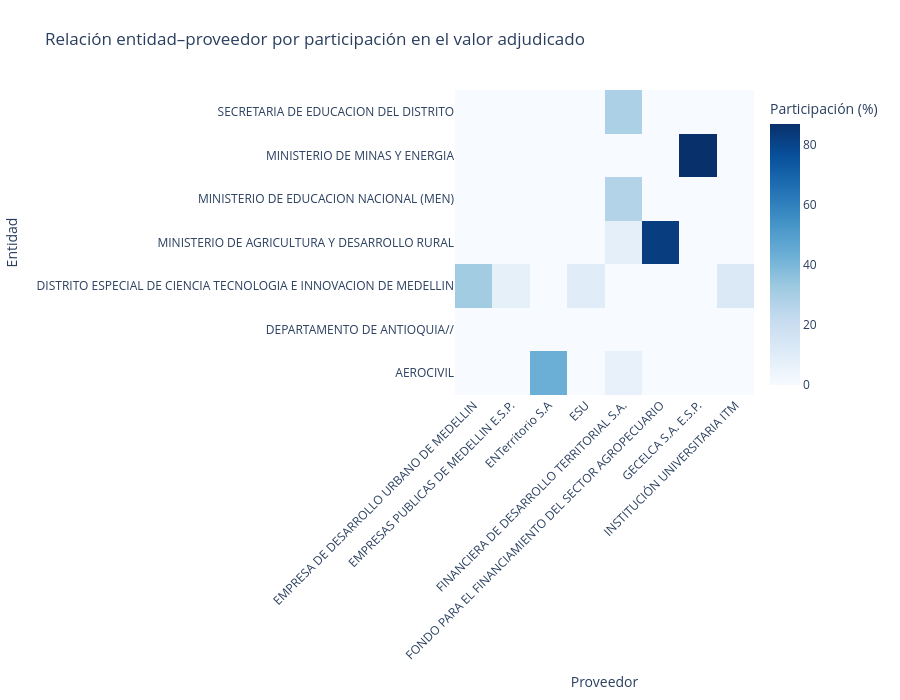

Write notebook code for a chart like this one.
### Code cell
# Entidades y proveedores con mayor valor
top_entidades = (
    relaciones_ep
    .groupby("entidad")["valor_adjudicado"]
    .sum()
    .nlargest(10)
    .index
)

top_proveedores = (
    relaciones_ep
    .groupby("proveedor")["valor_adjudicado"]
    .sum()
    .nlargest(12)
    .index
)

# Matriz de participación
matriz_relaciones = (
    relaciones_ep[
        relaciones_ep["entidad"].isin(top_entidades)
        & relaciones_ep["proveedor"].isin(top_proveedores)
    ]
    .pivot_table(
        index="entidad",
        columns="proveedor",
        values="participacion_entidad_pct",
        aggfunc="sum",
        fill_value=0
    )
)

fig = go.Figure(
    go.Heatmap(
        z=matriz_relaciones.values,
        x=matriz_relaciones.columns,
        y=matriz_relaciones.index,
        colorscale="Blues",
        colorbar={
            "title": "Participación (%)"
        },
        hovertemplate=(
            "<b>Entidad:</b> %{y}<br>"
            "<b>Proveedor:</b> %{x}<br>"
            "<b>Participación:</b> %{z:.2f}%"
            "<extra></extra>"
        )
    )
)

fig.update_layout(
    title=(
        "Relación entidad–proveedor por participación "
        "en el valor adjudicado"
    ),
    xaxis_title="Proveedor",
    yaxis_title="Entidad",
    height=700,
    template="plotly_white",
    margin=dict(
        l=220,
        r=50,
        t=90,
        b=230
    )
)

fig.update_xaxes(tickangle=-45)

fig.show()

### Figure 1 — Plotly figure (JSON) as saved in the notebook; plotly's stock layout.template omitted (floating-point values rounded to 4 significant figures)
{"data": [{"colorbar": {"title": {"text": "Participación (%)"}}, "colorscale": [[0, "rgb(247,251,255)"], [0.125, "rgb(222,235,247)"], [0.25, "rgb(198,219,239)"], [0.375, "rgb(158,202,225)"], [0.5, "rgb(107,174,214)"], [0.625, "rgb(66,146,198)"], [0.75, "rgb(33,113,181)"], [0.875, "rgb(8,81,156)"], [1, "rgb(8,48,107)"]], "hovertemplate": "<b>Entidad:</b> %{y}<br><b>Proveedor:</b> %{x}<br><b>Participación:</b> %{z:.2f}%<extra></extra>", "type": "heatmap", "x": ["EMPRESA DE DESARROLLO URBANO DE MEDELLIN", "EMPRESAS PUBLICAS DE MEDELLIN E.S.P.", "ENTerritorio S.A", "ESU", "FINANCIERA DE DESARROLLO TERRITORIAL S.A.", "FONDO PARA EL FINANCIAMIENTO DEL SECTOR AGROPECUARIO", "GECELCA S.A. E.S.P.", "INSTITUCIÓN UNIVERSITARIA ITM"], "y": ["AEROCIVIL", "DEPARTAMENTO DE ANTIOQUIA//", "DISTRITO ESPECIAL DE CIENCIA TECNOLOGIA E INNOVACION DE MEDELLIN", "MINISTERIO DE AGRICULTURA Y DESARROLLO RURAL", "MINISTERIO DE EDUCACION NACIONAL (MEN)", "MINISTERIO DE MINAS Y ENERGIA", "SECRETARIA DE EDUCACION DEL DISTRITO"], "z": [[0.0, 0.0, 43.47, 0.0, 6.633, 0.0, 0.0, 0.0], [0.0, 0.007492, 0.0, 0.0, 0.0, 0.0, 0.0, 0.0], [31.48, 7.723, 0.0, 10.09, 0.0, 0.0, 0.0, 12.1], [0.0, 0.0, 0.0, 0.0, 7.926, 82.56, 0.0, 0.0], [0.0, 0.0, 0.0, 0.0, 26.93, 0.0, 0.0, 0.0], [0.0, 0.0, 0.0, 0.0, 0.0, 0.0, 86.95, 0.0], [0.0, 0.0, 0.0, 0.0, 28.72, 0.0, 0.0, 0.0]]}], "layout": {"height": 700, "margin": {"b": 230, "l": 220, "r": 50, "t": 90}, "title": {"text": "Relación entidad–proveedor por participación en el valor adjudicado"}, "xaxis": {"tickangle": -45, "title": {"text": "Proveedor"}}, "yaxis": {"title": {"text": "Entidad"}}}}
